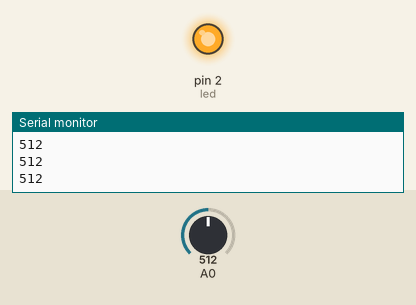
Recording of a sketch running on a simulated Arduino Uno, built with avr-gcc and run on an emulated ATmega328P. On the bench: output pins drawn as LEDs (lit = HIGH), the last lines printed to the serial monitor. The inputs (shaded band) are chosen by the test bench; at power-on: A0 = 512.

Above: at 1.2 s.
1.3 s: A0 set to 922
2.8 s: A0 set to 937
At 3.3 s:
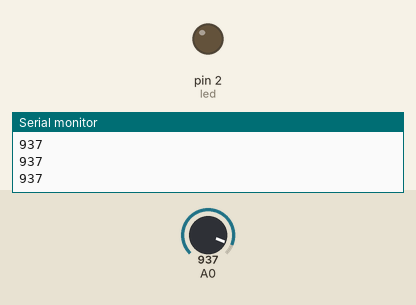
4.3 s: A0 set to 920
At 5.5 s:
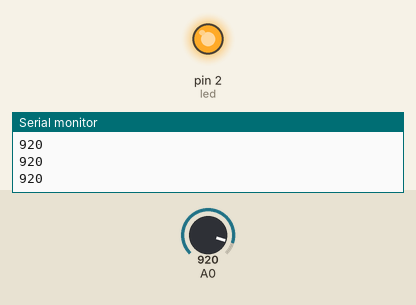
5.8 s: A0 set to 940
At 6.8 s:
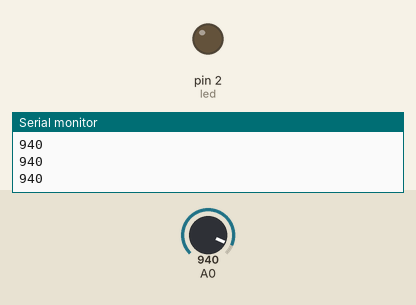
Timing chart, 0 to 8.3 s (numbered marks = the images above; inputs shaded):
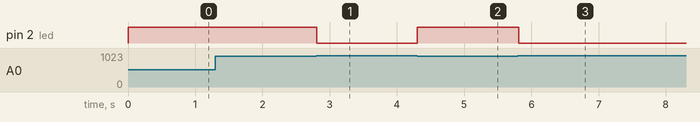

The sketch:

ex_4_sensor_de_luz.ino
```cpp
int valorsensor=0; //esta ligado a porta 0
int led=2;

void setup() {
  pinMode(A0,INPUT);
  pinMode(led,OUTPUT);
  Serial.begin(9600);
}

void loop() {

  {
     valorsensor = analogRead(A0);
    Serial.println(valorsensor);

      if (valorsensor>930) {
        digitalWrite(led,LOW);
      }

    else{
        digitalWrite(led,HIGH);
        }

  }
}
```

Measured:
- the behaviour switches between 930 and 931 on A0 (found by bisection; images 0 and 1)
- after the input at 2.8 s, pin 2 (led): HIGH → LOW at once
- after the input at 4.3 s, pin 2 (led): LOW → HIGH at once
- after the input at 5.8 s, pin 2 (led): HIGH → LOW at once
